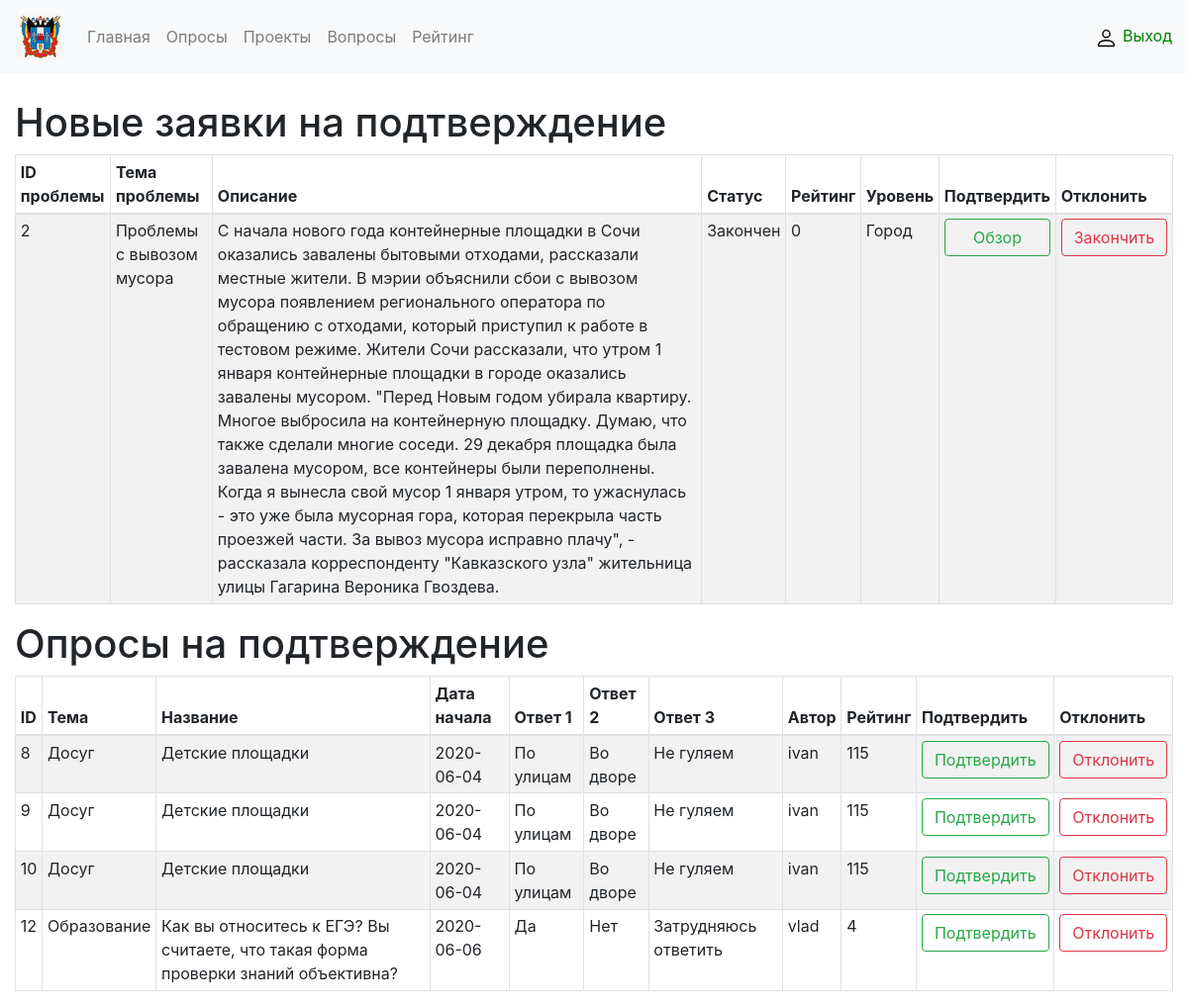
The page /manager.php on the database as committed earlier.
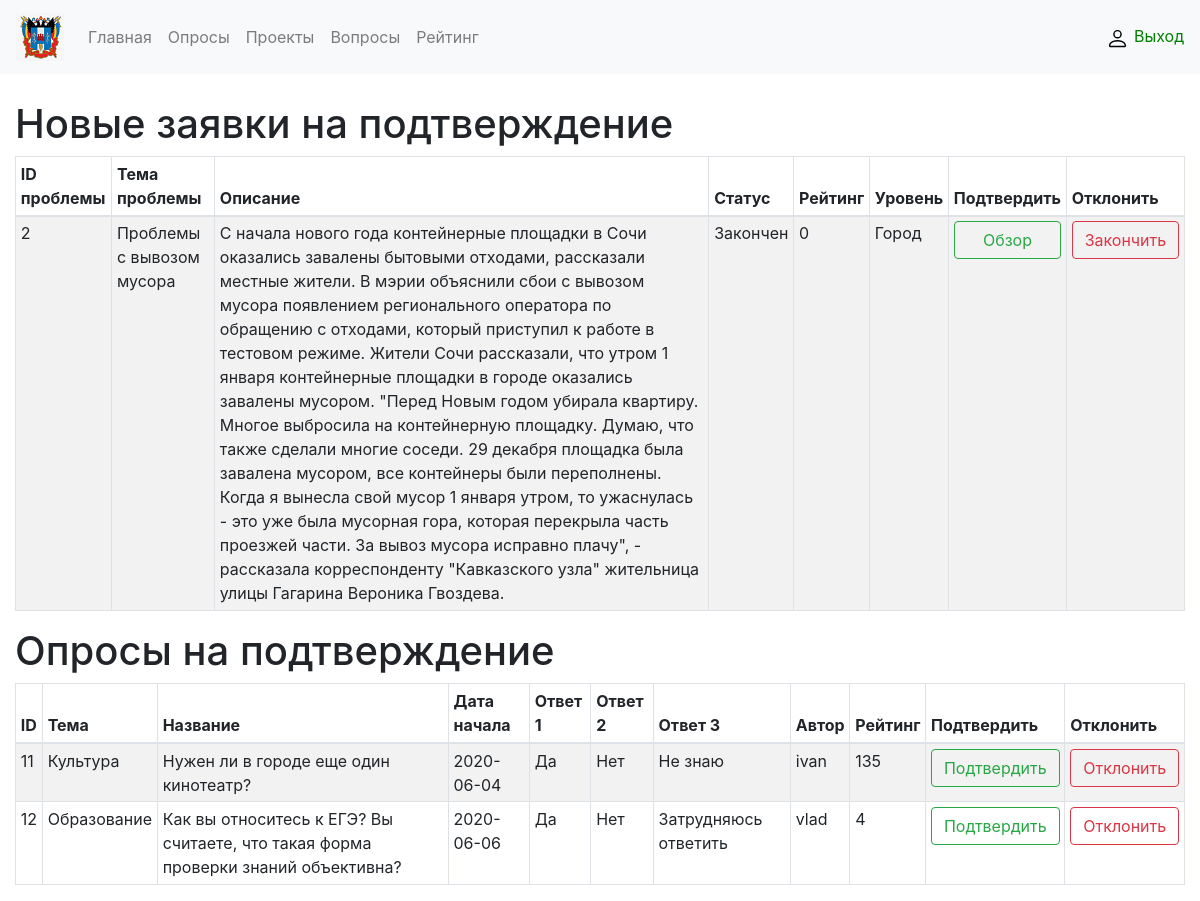
The same page on the database as committed later.
### tables this page shows
CREATE TABLE `problems` (
  `IDProblem` int(11) NOT NULL,
  `IDUser` int(11) NOT NULL,
  `Nameproblem` varchar(300) NOT NULL,
  `Description` varchar(10000) NOT NULL,
  `Photo` varchar(255) NOT NULL,
  `Status` int(11) NOT NULL,
  `Rating` int(11) NOT NULL,
  `Level` varchar(60) NOT NULL
);

CREATE TABLE `user` (
  `IDUser` int(11) NOT NULL,
  `Lastname` varchar(50) DEFAULT NULL,
  `Firstname` varchar(50) DEFAULT NULL,
  `Fathername` varchar(50) DEFAULT NULL,
  `BirstDate` date DEFAULT NULL,
  `EMail` varchar(100) NOT NULL,
  `Edu` varchar(50) NOT NULL DEFAULT 'нет',
  `Reiting` int(11) NOT NULL DEFAULT 0,
  `Status` varchar(100) NOT NULL DEFAULT 'Студент',
  `Tel` varchar(30) NOT NULL,
  `Photo` varchar(100) DEFAULT NULL,
  `Username` varchar(100) NOT NULL,
  `Passw` varchar(100) NOT NULL,
  `CountGolos` int(11) DEFAULT 1,
  `CountPeredano` int(11) DEFAULT 0,
  `PeredahoIDUser` int(11) DEFAULT NULL
);

CREATE TABLE `poll` (
  `IDPoll` int(11) NOT NULL,
  `Thema` varchar(150) NOT NULL,
  `Name` varchar(150) NOT NULL,
  `Comment` text NOT NULL,
  `Photo` varchar(100) DEFAULT NULL,
  `Q1` varchar(250) DEFAULT '0',
  `Q2` varchar(250) DEFAULT '0',
  `Q3` varchar(250) DEFAULT '0',
  `CountQ1` int(11) DEFAULT 0,
  `CountQ2` int(11) DEFAULT 0,
  `CountQ3` int(11) DEFAULT 0,
  `DateBegin` date DEFAULT NULL,
  `DateEnd` date DEFAULT NULL,
  `Status` int(11) DEFAULT 0,
  `IDUser` int(11) DEFAULT NULL
);

### manager.php (the view, shortened to what this page needs)
<?php
include('Nav_manager.php');
?>
<div class="container-fluid">
	<div class="row">
		<div class="col col-sm-12">
			<h1>Новые заявки на подтверждение</h1>
		</div>
		<div class="col col-sm-12">
			<table class="table table-striped table-bordered table-sm" cellspacing="0" width="100%">
<?php
						echo "
						<thead clasinfo'><tr ><th>ID проблемы</th><th>Тема проблемы</th><th>Описание</th>".
						"<th> Статус</th><th>Рейтинг</th><th>Уровень</th><th>Подтвердить</th><th>Отклонить</th></tr></thead><tbody>";
						$sql=mysqli_query($db,"SELECT * FROM problems INNER JOIN user ON problems.IDUser=user.IDUser WHERE problems.Status=0");
						while ($result=mysqli_fetch_array($sql)){
						echo "<tr>";
						echo "<td>".$result['IDProblem']."</td>";
						echo "<td>".$result['Nameproblem']."</td>";
						echo "<td>".$result['Description']."</td>";
						if ($result['Status']==0)	{	$status="В рассмотрении";	}
						else if ($result['Status']==1)	{	$status="Подтвержден";	}
						else if ($result['Status']==2)	{	$status="Отклонен";	}
						else	{	$status="Закончен";	 }
						echo "<td>".$status."</td>";
						echo "<td>".$result['Rating']."</td>";
						echo "<td>".$result['Level']."</td>";
						echo "<form  method='POST'>";
						echo "<td><button type='submit' class='btn btn-outline-success btn-block' formaction='#' >Обзор</button></td>";
						echo "<td><button type='submit' class='btn btn-outline-danger btn-block' formaction='#'>Закончить</button></td>";
						echo "</form>";
						echo "</tr>";
						}
						echo "</tbody>";
?>
			</table>
		</div>
		<div class="col col-sm-12">
			<h1>Опросы на подтверждение</h1>
		</div>
		<div class="col col-sm-12">
		<table class="table table-striped table-bordered table-sm" cellspacing="0" width="100%">
			<thead "clasinfo">
			<tr>
				<th>ID</th>
				<th>Тема</th>
				<th>Название</th>
				<th> Дата начала</th>
				<th>Ответ 1</th>
				<th>Ответ 2</th>
				<th>Ответ 3</th>
				<th>Автор</th>
				<th>Рейтинг</th>
				<th>Подтвердить</th>
				<th>Отклонить</th>
			</tr>
			</thead>
			<tbody>
<?php
$sql=mysqli_query($db,"SELECT IDPoll,Thema,Name,DateBegin,Q1,Q2,Q3,Username,Reiting FROM user INNER JOIN poll ON user.IDUser=poll.IDUser WHERE poll.Status=0");
while ($result=mysqli_fetch_array($sql)){
    echo "<tr>";
    echo "<td>".$result['IDPoll']."</td>";
    echo "<td>".$result['Thema']."</td>";
    echo "<td>".$result['Name']."</td>";
    echo "<td>".$result['DateBegin']."</td>";
    echo "<td>".$result['Q1']."</td>";
    echo "<td>".$result['Q2']."</td>";
    echo "<td>".$result['Q3']."</td>";
    echo "<td>".$result['Username']."</td>";
    echo "<td>".$result['Reiting']."</td>";
    echo "<form  method='POST'>";
    echo "<td><button type='submit' class='btn btn-outline-success btn-block' formaction='ok.php' >Подтвердить</button></td>";
    echo "<td><button type='submit' class='btn btn-outline-danger btn-block' formaction='del.php'>Отклонить</button></td>";
    echo "</form>";
    echo "</tr>";
}
?>
				</tbody>
			</table>
		</div>
	</div>
</div>
</body>
</html>

Rows that differ between the two databases and show on the page:
removed poll: IDPoll "8", Thema "Досуг", Name "Детские площадки", DateBegin "2020-06-04", Q1 "По улицам", Q2 "Во дворе", Q3 "Не гуляем", IDUser.Username "ivan", IDUser.Reiting "115"
removed poll: IDPoll "9", Thema "Досуг", Name "Детские площадки", DateBegin "2020-06-04", Q1 "По улицам", Q2 "Во дворе", Q3 "Не гуляем", IDUser.Username "ivan", IDUser.Reiting "115"
removed poll: IDPoll "10", Thema "Досуг", Name "Детские площадки", DateBegin "2020-06-04", Q1 "По улицам", Q2 "Во дворе", Q3 "Не гуляем", IDUser.Username "ivan", IDUser.Reiting "115"
now on this page (row edited): poll: IDPoll "11", Thema "Культура", Name "Нужен ли в городе еще один кинотеатр?", DateBegin "2020-06-04", Q1 "Да", Q2 "Нет", Q3 "Не знаю", IDUser.Username "ivan", IDUser.Reiting "135"
